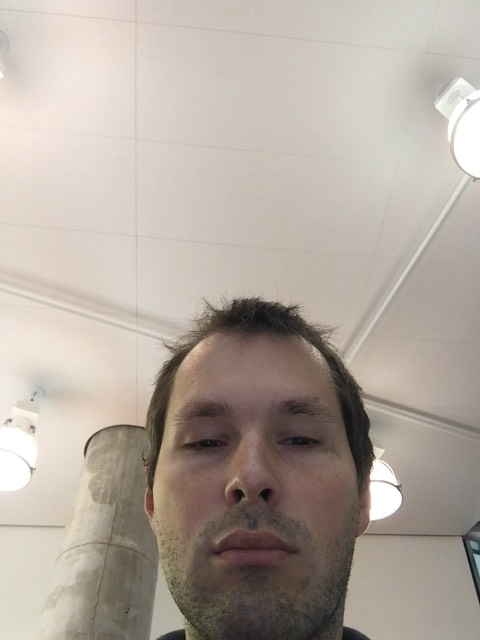
#> input picture auto-catchnet/notes/ds/candide/imgs/s001.jpg, 480 x 640 px
$ python -i filters.py   (imports and definitions only)   (older library calls are emulated)
#> lines starting #> are read from the running program, lines starting #| are printed output that depends on the picture
import cv2
import numpy as np


# TODO: IDE 다시 키면 file rename edges

def gaussian_blur(img, kernel=(3, 3)):
    return cv2.GaussianBlur(img, kernel, 0)


def invert_color(img):
    return cv2.bitwise_not(img)


def color_to_grey(img, from_bgr=False):
    if from_bgr:
        img = cv2.cvtColor(img, cv2.COLOR_BGR2GRAY)
    else:
        img = cv2.cvtColor(img, cv2.COLOR_RGB2GRAY)
    return np.squeeze(img)


def grey_to_color(img):
    return cv2.cvtColor(img, cv2.COLOR_GRAY2RGB)


def bgr_to_rgb(img):
    return cv2.cvtColor(img, cv2.COLOR_BGR2RGB)


def rgb_to_bgr(img):
    return cv2.cvtColor(img, cv2.COLOR_RGB2BGR)


def apply_sobel_x(img):
    return cv2.Sobel(img, cv2.CV_64F, 1, 0, ksize=-1)


def apply_sobel_y(img):
    return cv2.Sobel(img, cv2.CV_64F, 0, 1, ksize=-1)


def apply_sobel_xy(img):
    img = apply_sobel_x(img)
    img = apply_sobel_y(img)
    return img


def apply_laplacian(img):
    return cv2.Laplacian(img, cv2.CV_64F)


def apply_canny(img, threshold1=30, threshold2=70):
    return cv2.Canny(img, threshold1, threshold2)


def to_grey_and_gaussian_blur(img, kernel=(3, 3), sigma_x=0, sigma_y=0):
    img = color_to_grey(img, from_bgr=True)
    img = cv2.GaussianBlur(img, kernel, sigma_x, sigma_y)
    return img

>>> import cv2
>>> picture = cv2.imread('../../../notes/ds/candide/imgs/s001.jpg')
#> picture is the input picture: shape (640, 480, 3); mean B, G, R 158.5, 168.2, 178.3
>>> result = to_grey_and_gaussian_blur(picture)
#> in color_to_grey, `img = cv2.cvtColor(img, cv2.COLOR_BGR2GRAY)`:
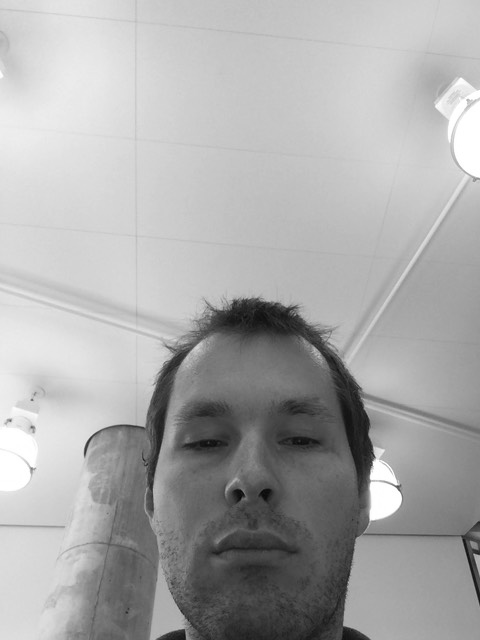
#> img: shape (640, 480); min 5, max 255, mean 170.2

$ run again, on auto-catchnet/notes/ds/candide/imgs/s002.jpg
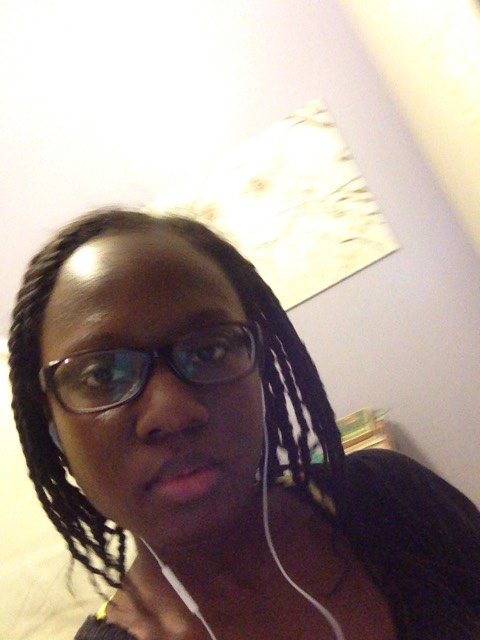
#> input picture auto-catchnet/notes/ds/candide/imgs/s002.jpg, 480 x 640 px
#> picture is the input picture: shape (640, 480, 3); mean B, G, R 143.1, 149.9, 163.8
#> in color_to_grey, `img = cv2.cvtColor(img, cv2.COLOR_BGR2GRAY)`:
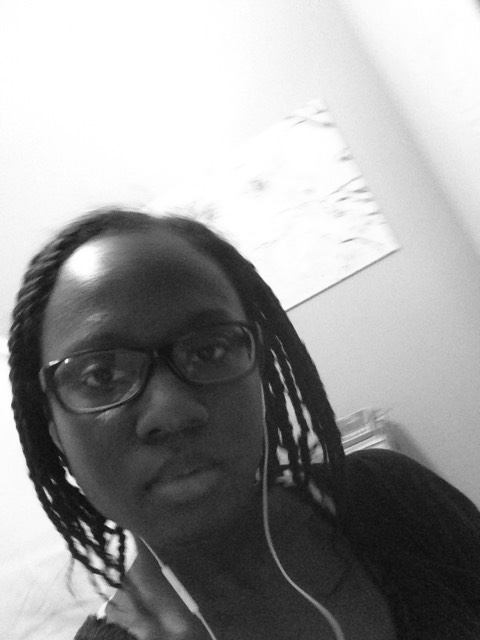
#> img: shape (640, 480); min 9, max 255, mean 153.3

$ run again, on auto-catchnet/notes/ds/candide/imgs/s003.jpg
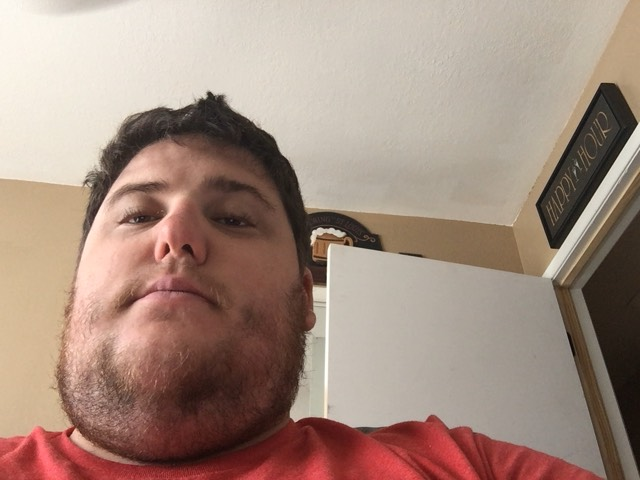
#> input picture auto-catchnet/notes/ds/candide/imgs/s003.jpg, 640 x 480 px
#> picture is the input picture: shape (480, 640, 3); mean B, G, R 127.2, 139.8, 163.7
#> in color_to_grey, `img = cv2.cvtColor(img, cv2.COLOR_BGR2GRAY)`:
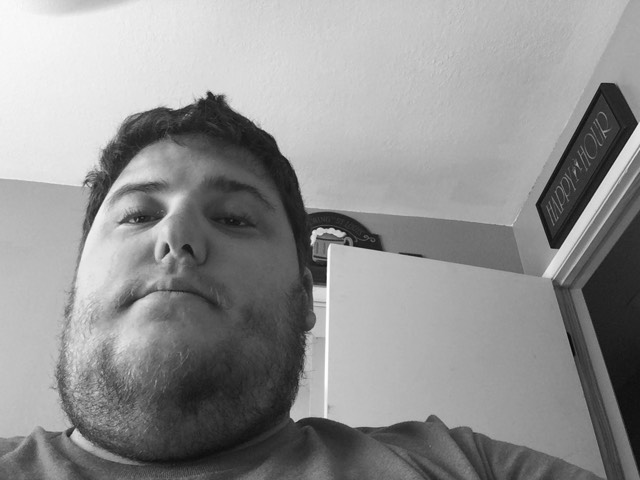
#> img: shape (480, 640); min 5, max 254, mean 145.5

$ run again, on auto-catchnet/notes/ds/candide/imgs/s004.jpg
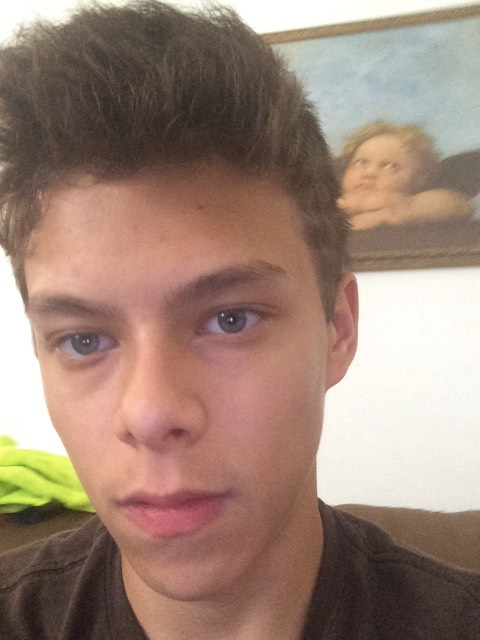
#> input picture auto-catchnet/notes/ds/candide/imgs/s004.jpg, 480 x 640 px
#> picture is the input picture: shape (640, 480, 3); mean B, G, R 119.1, 132.4, 157.5
#> in color_to_grey, `img = cv2.cvtColor(img, cv2.COLOR_BGR2GRAY)`:
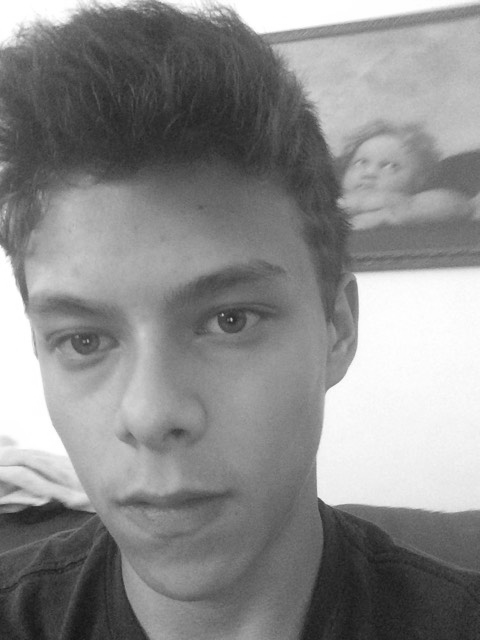
#> img: shape (640, 480); min 20, max 255, mean 138.4
